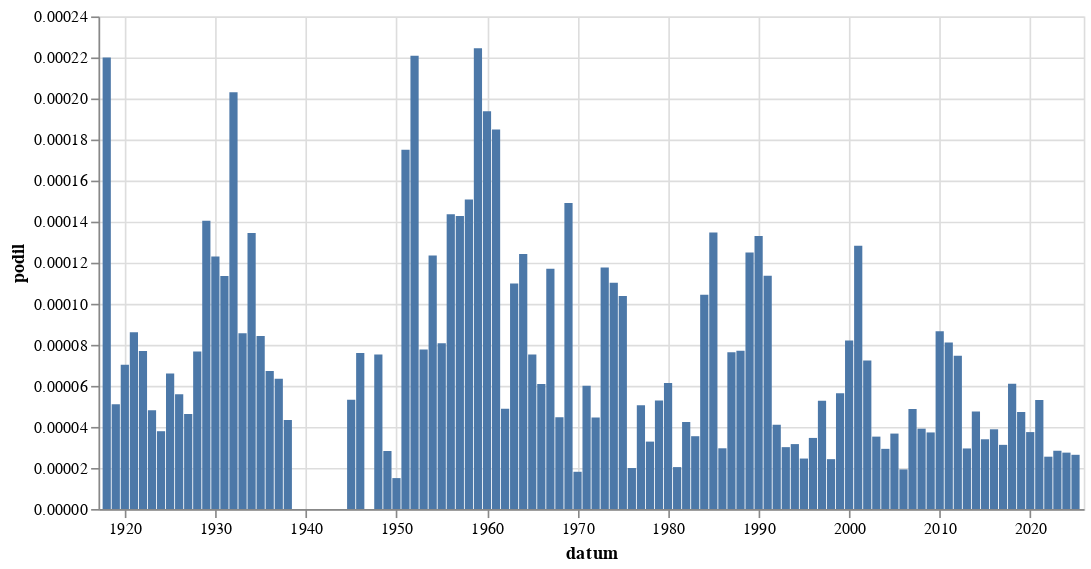

Notebook cell for this chart:
### Code cell
graf("Ostrav")

### Figure 1 — Vega-Lite specification as saved in the notebook (floating-point values rounded to 4 significant figures)
{"config": {"view": {"continuousWidth": 300, "continuousHeight": 300}}, "data": {"name": "data-4eeda461a1168b8f44b601d357062e97"}, "mark": {"type": "bar"}, "encoding": {"x": {"field": "datum", "type": "temporal"}, "y": {"field": "podil", "type": "quantitative"}}, "width": 600, "$schema": "https://vega.github.io/schema/vega-lite/v5.8.0.json", "datasets": {"data-4eeda461a1168b8f44b601d357062e97": [{"datum": "1918-01-01T00:00:00", "vyskytu": 40, "pocet_slov": 181841, "podil": 0.00022, "co": "Ostrav"}, {"datum": "1919-01-01T00:00:00", "vyskytu": 84, "pocet_slov": 1646076, "podil": 5.103e-05, "co": "Ostrav"}, {"datum": "1920-01-01T00:00:00", "vyskytu": 117, "pocet_slov": 1665864, "podil": 7.023e-05, "co": "Ostrav"}, {"datum": "1921-01-01T00:00:00", "vyskytu": 172, "pocet_slov": 1996261, "podil": 8.616e-05, "co": "Ostrav"}, {"datum": "1922-01-01T00:00:00", "vyskytu": 153, "pocet_slov": 1987446, "podil": 7.698e-05, "co": "Ostrav"}, {"datum": "1923-01-01T00:00:00", "vyskytu": 60, "pocet_slov": 1245613, "podil": 4.817e-05, "co": "Ostrav"}, {"datum": "1924-01-01T00:00:00", "vyskytu": 57, "pocet_slov": 1503579, "podil": 3.791e-05, "co": "Ostrav"}, {"datum": "1925-01-01T00:00:00", "vyskytu": 73, "pocet_slov": 1104633, "podil": 6.609e-05, "co": "Ostrav"}, {"datum": "1926-01-01T00:00:00", "vyskytu": 102, "pocet_slov": 1822295, "podil": 5.597e-05, "co": "Ostrav"}, {"datum": "1927-01-01T00:00:00", "vyskytu": 89, "pocet_slov": 1920843, "podil": 4.633e-05, "co": "Ostrav"}, {"datum": "1928-01-01T00:00:00", "vyskytu": 152, "pocet_slov": 1980279, "podil": 7.676e-05, "co": "Ostrav"}, {"datum": "1929-01-01T00:00:00", "vyskytu": 137, "pocet_slov": 975329, "podil": 0.0001405, "co": "Ostrav"}, {"datum": "1930-01-01T00:00:00", "vyskytu": 283, "pocet_slov": 2300193, "podil": 0.000123, "co": "Ostrav"}, {"datum": "1931-01-01T00:00:00", "vyskytu": 192, "pocet_slov": 1690442, "podil": 0.0001136, "co": "Ostrav"}, {"datum": "1932-01-01T00:00:00", "vyskytu": 255, "pocet_slov": 1256053, "podil": 0.000203, "co": "Ostrav"}, {"datum": "1933-01-01T00:00:00", "vyskytu": 126, "pocet_slov": 1472102, "podil": 8.559e-05, "co": "Ostrav"}, {"datum": "1934-01-01T00:00:00", "vyskytu": 135, "pocet_slov": 1003524, "podil": 0.0001345, "co": "Ostrav"}, {"datum": "1935-01-01T00:00:00", "vyskytu": 73, "pocet_slov": 865825, "podil": 8.431e-05, "co": "Ostrav"}, {"datum": "1936-01-01T00:00:00", "vyskytu": 77, "pocet_slov": 1144561, "podil": 6.727e-05, "co": "Ostrav"}, {"datum": "1937-01-01T00:00:00", "vyskytu": 58, "pocet_slov": 914355, "podil": 6.343e-05, "co": "Ostrav"}, {"datum": "1938-01-01T00:00:00", "vyskytu": 21, "pocet_slov": 483904, "podil": 4.34e-05, "co": "Ostrav"}, {"datum": "1945-01-01T00:00:00", "vyskytu": 9, "pocet_slov": 168861, "podil": 5.33e-05, "co": "Ostrav"}, {"datum": "1946-01-01T00:00:00", "vyskytu": 57, "pocet_slov": 749998, "podil": 7.6e-05, "co": "Ostrav"}, {"datum": "1948-01-01T00:00:00", "vyskytu": 26, "pocet_slov": 345262, "podil": 7.531e-05, "co": "Ostrav"}, {"datum": "1949-01-01T00:00:00", "vyskytu": 12, "pocet_slov": 424626, "podil": 2.826e-05, "co": "Ostrav"}, {"datum": "1950-01-01T00:00:00", "vyskytu": 4, "pocet_slov": 265408, "podil": 1.507e-05, "co": "Ostrav"}, {"datum": "1951-01-01T00:00:00", "vyskytu": 49, "pocet_slov": 279976, "podil": 0.000175, "co": "Ostrav"}, {"datum": "1952-01-01T00:00:00", "vyskytu": 55, "pocet_slov": 249015, "podil": 0.0002209, "co": "Ostrav"}, {"datum": "1953-01-01T00:00:00", "vyskytu": 13, "pocet_slov": 167374, "podil": 7.767e-05, "co": "Ostrav"}, {"datum": "1954-01-01T00:00:00", "vyskytu": 20, "pocet_slov": 161902, "podil": 0.0001235, "co": "Ostrav"}, {"datum": "1955-01-01T00:00:00", "vyskytu": 9, "pocet_slov": 111502, "podil": 8.072e-05, "co": "Ostrav"}, {"datum": "1956-01-01T00:00:00", "vyskytu": 30, "pocet_slov": 208887, "podil": 0.0001436, "co": "Ostrav"}, {"datum": "1957-01-01T00:00:00", "vyskytu": 26, "pocet_slov": 182133, "podil": 0.0001428, "co": "Ostrav"}, {"datum": "1958-01-01T00:00:00", "vyskytu": 31, "pocet_slov": 205527, "podil": 0.0001508, "co": "Ostrav"}, {"datum": "1959-01-01T00:00:00", "vyskytu": 44, "pocet_slov": 195966, "podil": 0.0002245, "co": "Ostrav"}, {"datum": "1960-01-01T00:00:00", "vyskytu": 49, "pocet_slov": 252871, "podil": 0.0001938, "co": "Ostrav"}, {"datum": "1961-01-01T00:00:00", "vyskytu": 48, "pocet_slov": 259632, "podil": 0.0001849, "co": "Ostrav"}, {"datum": "1962-01-01T00:00:00", "vyskytu": 6, "pocet_slov": 122929, "podil": 4.881e-05, "co": "Ostrav"}, {"datum": "1963-01-01T00:00:00", "vyskytu": 20, "pocet_slov": 182036, "podil": 0.0001099, "co": "Ostrav"}, {"datum": "1964-01-01T00:00:00", "vyskytu": 46, "pocet_slov": 370284, "podil": 0.0001242, "co": "Ostrav"}, {"datum": "1965-01-01T00:00:00", "vyskytu": 19, "pocet_slov": 252559, "podil": 7.523e-05, "co": "Ostrav"}, {"datum": "1966-01-01T00:00:00", "vyskytu": 18, "pocet_slov": 295748, "podil": 6.086e-05, "co": "Ostrav"}, {"datum": "1967-01-01T00:00:00", "vyskytu": 30, "pocet_slov": 256157, "podil": 0.0001171, "co": "Ostrav"}, {"datum": "1968-01-01T00:00:00", "vyskytu": 30, "pocet_slov": 671842, "podil": 4.465e-05, "co": "Ostrav"}, {"datum": "1969-01-01T00:00:00", "vyskytu": 75, "pocet_slov": 502926, "podil": 0.0001491, "co": "Ostrav"}, {"datum": "1970-01-01T00:00:00", "vyskytu": 7, "pocet_slov": 385822, "podil": 1.814e-05, "co": "Ostrav"}, {"datum": "1971-01-01T00:00:00", "vyskytu": 22, "pocet_slov": 366079, "podil": 6.01e-05, "co": "Ostrav"}, {"datum": "1972-01-01T00:00:00", "vyskytu": 13, "pocet_slov": 291622, "podil": 4.458e-05, "co": "Ostrav"}, {"datum": "1973-01-01T00:00:00", "vyskytu": 45, "pocet_slov": 382346, "podil": 0.0001177, "co": "Ostrav"}, {"datum": "1974-01-01T00:00:00", "vyskytu": 41, "pocet_slov": 371929, "podil": 0.0001102, "co": "Ostrav"}, {"datum": "1975-01-01T00:00:00", "vyskytu": 45, "pocet_slov": 433359, "podil": 0.0001038, "co": "Ostrav"}, {"datum": "1976-01-01T00:00:00", "vyskytu": 6, "pocet_slov": 300509, "podil": 1.997e-05, "co": "Ostrav"}, {"datum": "1977-01-01T00:00:00", "vyskytu": 18, "pocet_slov": 356367, "podil": 5.051e-05, "co": "Ostrav"}, {"datum": "1978-01-01T00:00:00", "vyskytu": 12, "pocet_slov": 365346, "podil": 3.285e-05, "co": "Ostrav"}, {"datum": "1979-01-01T00:00:00", "vyskytu": 17, "pocet_slov": 321871, "podil": 5.282e-05, "co": "Ostrav"}, {"datum": "1980-01-01T00:00:00", "vyskytu": 20, "pocet_slov": 326025, "podil": 6.134e-05, "co": "Ostrav"}, {"datum": "1981-01-01T00:00:00", "vyskytu": 3, "pocet_slov": 146862, "podil": 2.043e-05, "co": "Ostrav"}, {"datum": "1982-01-01T00:00:00", "vyskytu": 9, "pocet_slov": 212488, "podil": 4.236e-05, "co": "Ostrav"}, {"datum": "1983-01-01T00:00:00", "vyskytu": 9, "pocet_slov": 253712, "podil": 3.547e-05, "co": "Ostrav"}, {"datum": "1984-01-01T00:00:00", "vyskytu": 22, "pocet_slov": 210749, "podil": 0.0001044, "co": "Ostrav"}, {"datum": "1985-01-01T00:00:00", "vyskytu": 24, "pocet_slov": 178176, "podil": 0.0001347, "co": "Ostrav"}, {"datum": "1986-01-01T00:00:00", "vyskytu": 3, "pocet_slov": 101395, "podil": 2.959e-05, "co": "Ostrav"}, {"datum": "1987-01-01T00:00:00", "vyskytu": 13, "pocet_slov": 170184, "podil": 7.639e-05, "co": "Ostrav"}, {"datum": "1988-01-01T00:00:00", "vyskytu": 13, "pocet_slov": 168579, "podil": 7.712e-05, "co": "Ostrav"}, {"datum": "1989-01-01T00:00:00", "vyskytu": 35, "pocet_slov": 279943, "podil": 0.000125, "co": "Ostrav"}, {"datum": "1990-01-01T00:00:00", "vyskytu": 115, "pocet_slov": 864724, "podil": 0.000133, "co": "Ostrav"}, {"datum": "1991-01-01T00:00:00", "vyskytu": 163, "pocet_slov": 1433946, "podil": 0.0001137, "co": "Ostrav"}, {"datum": "1992-01-01T00:00:00", "vyskytu": 51, "pocet_slov": 1243403, "podil": 4.102e-05, "co": "Ostrav"}, {"datum": "1993-01-01T00:00:00", "vyskytu": 34, "pocet_slov": 1127738, "podil": 3.015e-05, "co": "Ostrav"}, {"datum": "1994-01-01T00:00:00", "vyskytu": 30, "pocet_slov": 948442, "podil": 3.163e-05, "co": "Ostrav"}, {"datum": "1995-01-01T00:00:00", "vyskytu": 28, "pocet_slov": 1138706, "podil": 2.459e-05, "co": "Ostrav"}, {"datum": "1996-01-01T00:00:00", "vyskytu": 43, "pocet_slov": 1241412, "podil": 3.464e-05, "co": "Ostrav"}, {"datum": "1997-01-01T00:00:00", "vyskytu": 115, "pocet_slov": 2180302, "podil": 5.274e-05, "co": "Ostrav"}, {"datum": "1998-01-01T00:00:00", "vyskytu": 37, "pocet_slov": 1523146, "podil": 2.429e-05, "co": "Ostrav"}, {"datum": "1999-01-01T00:00:00", "vyskytu": 139, "pocet_slov": 2466687, "podil": 5.635e-05, "co": "Ostrav"}, {"datum": "2000-01-01T00:00:00", "vyskytu": 204, "pocet_slov": 2486033, "podil": 8.206e-05, "co": "Ostrav"}, {"datum": "2001-01-01T00:00:00", "vyskytu": 316, "pocet_slov": 2464089, "podil": 0.0001282, "co": "Ostrav"}, {"datum": "2002-01-01T00:00:00", "vyskytu": 140, "pocet_slov": 1933522, "podil": 7.241e-05, "co": "Ostrav"}, {"datum": "2003-01-01T00:00:00", "vyskytu": 91, "pocet_slov": 2579919, "podil": 3.527e-05, "co": "Ostrav"}, {"datum": "2004-01-01T00:00:00", "vyskytu": 69, "pocet_slov": 2353526, "podil": 2.932e-05, "co": "Ostrav"}, {"datum": "2005-01-01T00:00:00", "vyskytu": 95, "pocet_slov": 2584657, "podil": 3.676e-05, "co": "Ostrav"}, {"datum": "2006-01-01T00:00:00", "vyskytu": 30, "pocet_slov": 1553743, "podil": 1.931e-05, "co": "Ostrav"}, {"datum": "2007-01-01T00:00:00", "vyskytu": 89, "pocet_slov": 1827981, "podil": 4.869e-05, "co": "Ostrav"}, {"datum": "2008-01-01T00:00:00", "vyskytu": 70, "pocet_slov": 1787996, "podil": 3.915e-05, "co": "Ostrav"}, {"datum": "2009-01-01T00:00:00", "vyskytu": 79, "pocet_slov": 2117438, "podil": 3.731e-05, "co": "Ostrav"}, {"datum": "2010-01-01T00:00:00", "vyskytu": 149, "pocet_slov": 1719280, "podil": 8.666e-05, "co": "Ostrav"}, {"datum": "2011-01-01T00:00:00", "vyskytu": 204, "pocet_slov": 2513768, "podil": 8.115e-05, "co": "Ostrav"}, {"datum": "2012-01-01T00:00:00", "vyskytu": 161, "pocet_slov": 2154889, "podil": 7.471e-05, "co": "Ostrav"}, {"datum": "2013-01-01T00:00:00", "vyskytu": 37, "pocet_slov": 1254044, "podil": 2.95e-05, "co": "Ostrav"}, {"datum": "2014-01-01T00:00:00", "vyskytu": 133, "pocet_slov": 2798380, "podil": 4.753e-05, "co": "Ostrav"}, {"datum": "2015-01-01T00:00:00", "vyskytu": 98, "pocet_slov": 2883872, "podil": 3.398e-05, "co": "Ostrav"}, {"datum": "2016-01-01T00:00:00", "vyskytu": 120, "pocet_slov": 3089201, "podil": 3.884e-05, "co": "Ostrav"}, {"datum": "2017-01-01T00:00:00", "vyskytu": 78, "pocet_slov": 2494601, "podil": 3.127e-05, "co": "Ostrav"}, {"datum": "2018-01-01T00:00:00", "vyskytu": 180, "pocet_slov": 2950787, "podil": 6.1e-05, "co": "Ostrav"}, {"datum": "2019-01-01T00:00:00", "vyskytu": 160, "pocet_slov": 3386383, "podil": 4.725e-05, "co": "Ostrav"}, {"datum": "2020-01-01T00:00:00", "vyskytu": 136, "pocet_slov": 3628531, "podil": 3.748e-05, "co": "Ostrav"}, {"datum": "2021-01-01T00:00:00", "vyskytu": 161, "pocet_slov": 3029217, "podil": 5.315e-05, "co": "Ostrav"}, {"datum": "2022-01-01T00:00:00", "vyskytu": 106, "pocet_slov": 4157177, "podil": 2.55e-05, "co": "Ostrav"}, {"datum": "2023-01-01T00:00:00", "vyskytu": 129, "pocet_slov": 4543956, "podil": 2.839e-05, "co": "Ostrav"}, {"datum": "2024-01-01T00:00:00", "vyskytu": 123, "pocet_slov": 4476719, "podil": 2.748e-05, "co": "Ostrav"}, {"datum": "2025-01-01T00:00:00", "vyskytu": 60, "pocet_slov": 2271267, "podil": 2.642e-05, "co": "Ostrav"}]}}
